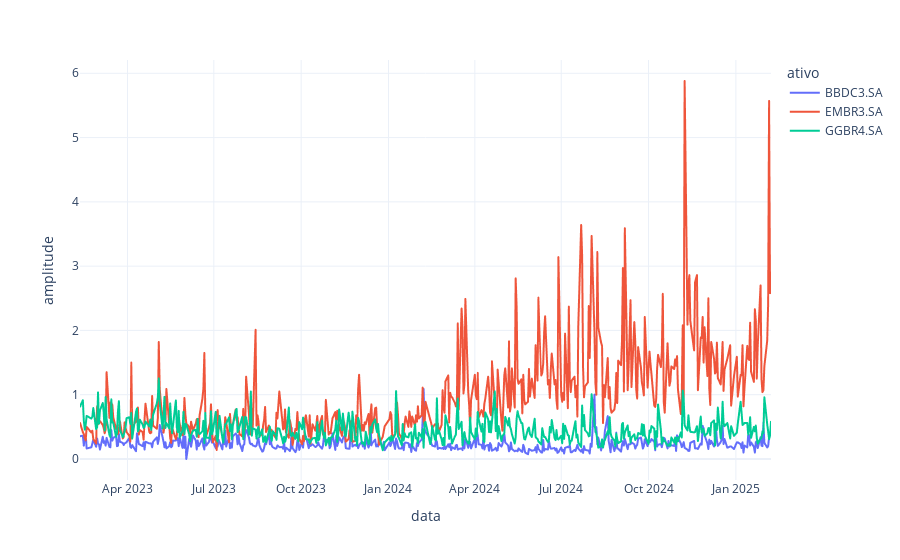

Notebook source saved alongside this figure:
### Markdown cell above
![ DESCRIBE Ativos; ](https://github.com/AlexSAssuncao/EBAC_Estudos/blob/main/imgs/gf1.png?raw=true)

### Code cell
#2.3 - Maior volatilidade



fig = px.line(amplitude_variacao, x="data", y="amplitude", color='ativo', template='plotly_white')
fig.show()

print('Maior volatilidade: é do ativo EMBR3.SA')

### Figure 1 — Plotly figure (JSON) as saved in the notebook; plotly's stock layout.template omitted (floating-point values rounded to 4 significant figures; data arrays with more than 128 entries replaced by an {"elided": "..."} marker saying what was removed)
{"data": [{"hovertemplate": "ativo=BBDC3.SA<br>data=%{x}<br>amplitude=%{y}<extra></extra>", "legendgroup": "BBDC3.SA", "line": {"color": "#636efa", "dash": "solid"}, "marker": {"symbol": "circle"}, "mode": "lines", "name": "BBDC3.SA", "showlegend": true, "type": "scattergl", "x": {"elided": "497 str values"}, "xaxis": "x", "y": {"elided": "497 float values"}, "yaxis": "y"}, {"hovertemplate": "ativo=EMBR3.SA<br>data=%{x}<br>amplitude=%{y}<extra></extra>", "legendgroup": "EMBR3.SA", "line": {"color": "#EF553B", "dash": "solid"}, "marker": {"symbol": "circle"}, "mode": "lines", "name": "EMBR3.SA", "showlegend": true, "type": "scattergl", "x": {"elided": "497 str values"}, "xaxis": "x", "y": {"elided": "497 float values"}, "yaxis": "y"}, {"hovertemplate": "ativo=GGBR4.SA<br>data=%{x}<br>amplitude=%{y}<extra></extra>", "legendgroup": "GGBR4.SA", "line": {"color": "#00cc96", "dash": "solid"}, "marker": {"symbol": "circle"}, "mode": "lines", "name": "GGBR4.SA", "showlegend": true, "type": "scattergl", "x": {"elided": "497 str values"}, "xaxis": "x", "y": {"elided": "497 float values"}, "yaxis": "y"}], "layout": {"legend": {"title": {"text": "ativo"}, "tracegroupgap": 0}, "margin": {"t": 60}, "xaxis": {"anchor": "y", "domain": [0, 1], "title": {"text": "data"}}, "yaxis": {"anchor": "x", "domain": [0, 1], "title": {"text": "amplitude"}}}}
